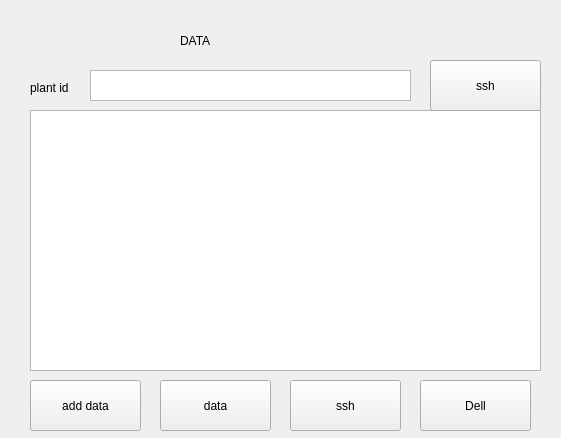
<?xml version="1.0" encoding="UTF-8"?>
<ui version="4.0">
 <class>Form</class>
 <widget class="QWidget" name="Form">
  <property name="geometry">
   <rect>
    <x>0</x>
    <y>0</y>
    <width>561</width>
    <height>438</height>
   </rect>
  </property>
  <property name="windowTitle">
   <string>Form</string>
  </property>
  <widget class="QTableView" name="tableView">
   <property name="geometry">
    <rect>
     <x>30</x>
     <y>110</y>
     <width>511</width>
     <height>261</height>
    </rect>
   </property>
  </widget>
  <widget class="QLabel" name="label">
   <property name="geometry">
    <rect>
     <x>30</x>
     <y>80</y>
     <width>58</width>
     <height>16</height>
    </rect>
   </property>
   <property name="text">
    <string>plant id</string>
   </property>
  </widget>
  <widget class="QPushButton" name="Add_data_Button">
   <property name="geometry">
    <rect>
     <x>30</x>
     <y>380</y>
     <width>111</width>
     <height>51</height>
    </rect>
   </property>
   <property name="text">
    <string>add data</string>
   </property>
  </widget>
  <widget class="QPushButton" name="Dell_Button">
   <property name="geometry">
    <rect>
     <x>420</x>
     <y>380</y>
     <width>111</width>
     <height>51</height>
    </rect>
   </property>
   <property name="text">
    <string>Dell</string>
   </property>
  </widget>
  <widget class="QPushButton" name="data_Button">
   <property name="geometry">
    <rect>
     <x>160</x>
     <y>380</y>
     <width>111</width>
     <height>51</height>
    </rect>
   </property>
   <property name="text">
    <string>data</string>
   </property>
  </widget>
  <widget class="QTextEdit" name="textEdit">
   <property name="geometry">
    <rect>
     <x>90</x>
     <y>70</y>
     <width>321</width>
     <height>31</height>
    </rect>
   </property>
  </widget>
  <widget class="QPushButton" name="data_Button_2">
   <property name="geometry">
    <rect>
     <x>430</x>
     <y>60</y>
     <width>111</width>
     <height>51</height>
    </rect>
   </property>
   <property name="text">
    <string>ssh</string>
   </property>
  </widget>
  <widget class="QPushButton" name="data_Button_3">
   <property name="geometry">
    <rect>
     <x>290</x>
     <y>380</y>
     <width>111</width>
     <height>51</height>
    </rect>
   </property>
   <property name="text">
    <string>ssh</string>
   </property>
  </widget>
  <widget class="QLabel" name="label_2">
   <property name="geometry">
    <rect>
     <x>180</x>
     <y>20</y>
     <width>161</width>
     <height>41</height>
    </rect>
   </property>
   <property name="text">
    <string>DATA</string>
   </property>
  </widget>
 </widget>
 <resources/>
 <connections/>
</ui>
